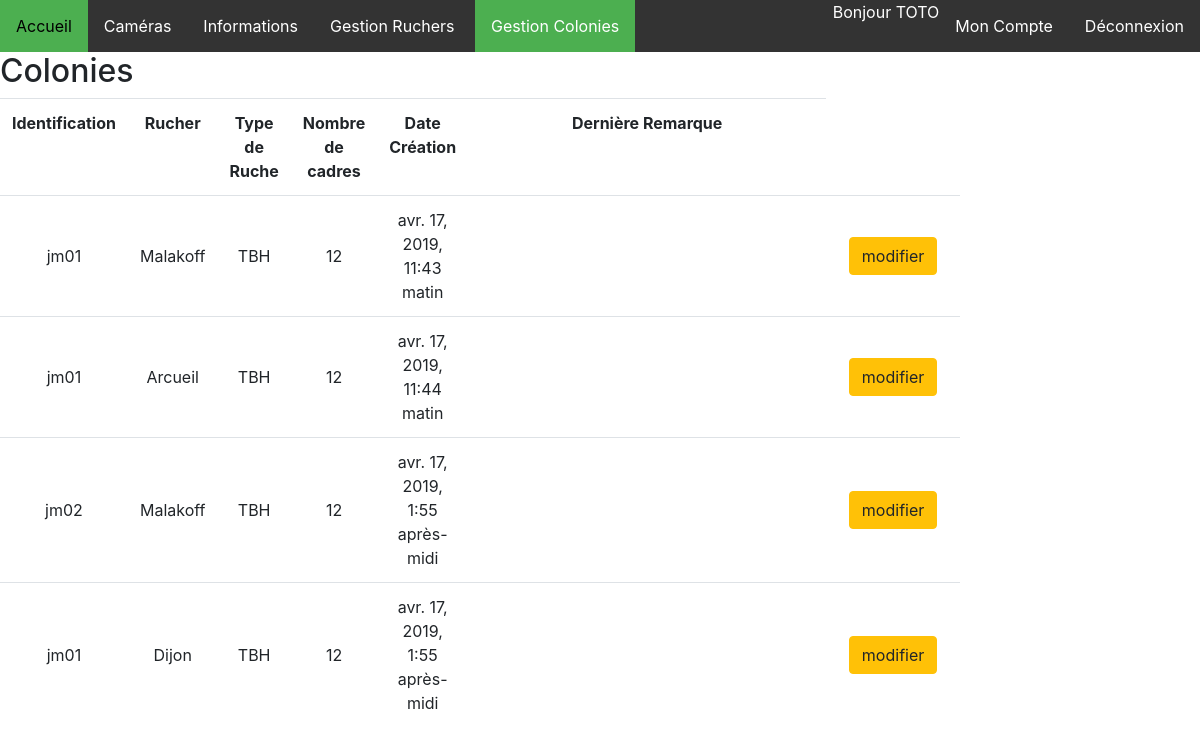
Screenshot of /modifierColonies (signed in) with the database file from the repository.
### ruches/models.py (models this page shows, shortened)
class Colonie(models.Model):
    nom = models.CharField(max_length=200)
    rucher = models.ForeignKey(Rucher, on_delete=models.CASCADE)
    type = models.ForeignKey(TypeRuche, on_delete=models.CASCADE)
    nombre_de_cadres = models.CharField(max_length=20)
    date = models.DateTimeField(default=datetime.datetime.now)
    remarque = models.CharField(max_length=1024, null=True)

class Rucher(models.Model):
    nom = models.CharField(max_length=200, unique=True)
    user = models.ForeignKey(User, on_delete=models.CASCADE, null=True)
    adresseP = models.CharField(max_length=200, default='')
    adresseS = models.CharField(max_length=200, null=True, default='')
    codePostal = models.CharField(max_length=5, default='')
    ville = models.CharField(max_length=200, default='')
    def __str__(self):
        return self.nom

class TypeRuche(models.Model):
    nom = models.CharField(max_length=200)
    def __str__(self):
        return self.nom

### ruches/views.py (the view)
# urls.py: path('modifierColonies', views.modifierColonies, name='modifierColonies'),
def modifierColonies(request):
    colonies = Colonie.objects.all()
    return render(request, 'Apiculteurs/modifierColonies.html', {'colonies': colonies})

### templates/Apiculteurs/modifierColonies.html (shortened to what this page needs)
{% load static %}
<!DOCTYPE html>
<html lang="fr">
<head>
    <link rel="stylesheet" type="text/css" href="{% static 'ProjetRuches/css/style.css' %}">
    <link rel="stylesheet" href="https://stackpath.bootstrapcdn.com/bootstrap/4.1.3/css/bootstrap.min.css"
>
</head>
<body>
<ul class="navbarMenu">
    <li class="liNavBar"><a href="home">Accueil</a></li>
    <li class="liNavBar"><a href="camerasUser">Caméras</a></li>
    <li class="liNavBar"><a href="informationsUser">Informations</a></li>
    {% if user.is_authenticated %}
    <li class="dropdown2">
        <a href="afficherRuchers" class="dropbtn">Gestion Ruchers</a>
    </li>
    <li class="dropdown2">
        <a href="afficherColonies" class="dropbtn active">Gestion Colonies</a>
    </li>
    <li class="right liNavBar"><a href="{% url 'logout' %}">Déconnexion</a></li>
    <li class="right liNavBar"><a href="/monCompte">Mon Compte</a></li>
    {% if user.is_superuser %}
    <li class="right liNavBar"><a href="showUsersAdmin">Administration</a></li>
    <li class="right liNavBar">Bonjour {{ user.username }} (superuser)</li>
    {% else %}
    <li class="right liNavBar">Bonjour {{ user.username }}</li>
    {% endif %}
    {% else %}
    <li class="right liNavBar"><a href="{% url 'login' %}">Connexion</a></li>
    <li class="right liNavBar"><a href="inscription">Inscription</a></li>
    {% endif %}
</ul>
<div>
    <h2>Colonies</h2>
    {% if user.is_authenticated %}
    <div class="table-responsive" style="padding-right: 20%">
        <table class="table table-hover" style="text-align: center">
            <tr>
                <th>Identification</th>
                <th>Rucher</th>
                <th>Type de Ruche</th>
                <th>Nombre de cadres</th>
                <th>Date Création</th>
                <th>Dernière Remarque</th>
            </tr>
            {% for colonie in colonies %}
            <tr>
                <td style="vertical-align: middle">{{ colonie.nom }}</td>
                <td style="vertical-align: middle">{{ colonie.rucher }}</td>
                <td style="vertical-align: middle">{{ colonie.type }}</td>
                <td style="vertical-align: middle">{{ colonie.nombre_de_cadres }}</td>
                <td style="vertical-align: middle">{{ colonie.date }}</td>
                <td style="vertical-align: middle; width: 550px">{{ colonie.remarque}}</td>
                <td style="vertical-align: middle; width: 150px">
                    <form id="formModif" method="get" style="display: inline-block">
                        <button type="submit" class="btn btn-warning m-0">modifier</button>
                    </form>
                </td>
            </tr>
            {% endfor %}
        </table>
    </div>
    {% else %}
    <p>You are not logged</p>
    {% endif %}
</div>
</body>
</html>

### static/ProjetRuches/css/style.css (style rules this page uses)
body { margin: 0; }
ul.navbarMenu { list-style-type: none; margin: 0; padding: 0; overflow: hidden; background-color: #333; }
li.liNavBar { float: left; }
ul.navbarMenu li.right { float: right; color: white }
li.liNavBar a { text-decoration: none; }
li.liNavBar a, .dropbtn { display: inline-block; color: white; text-align: center; padding: 14px 16px; text-decoration: none; }
li.dropdown2 { display: inline-block; }
.active { background-color: #4CAF50; }

### rows the page displays
Colonie: nom "jm01", rucher "Malakoff", type "TBH", nombre_de_cadres "12", date "avr. 17, 2019, 11:43 matin"
Colonie: nom "jm01", rucher "Arcueil", type "TBH", nombre_de_cadres "12", date "avr. 17, 2019, 11:44 matin"
Colonie: nom "jm02", rucher "Malakoff", type "TBH", nombre_de_cadres "12", date "avr. 17, 2019, 1:55 après-midi"
Colonie: nom "jm01", rucher "Dijon", type "TBH", nombre_de_cadres "12", date "avr. 17, 2019, 1:55 après-midi"

### other values shown
{{ user.username }} "TOTO"
